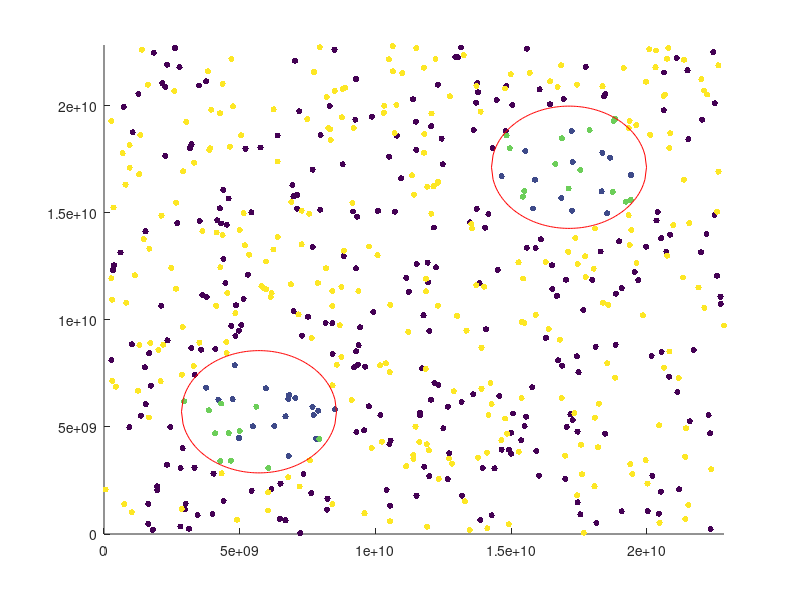

MATLAB code for this plot: (Note: this script raises an error after producing the figure.)
clearvars 
close all

h = figure;
axis tight manual % this ensures that getframe() returns a consistent size
filename = 'testAnimated2d.gif';


dE=0;
dKE=0;
dUE=0;
dxmom=0;
dymom=0;
iterations=0;

L=1*2.284*10^10;%Length
e0=1;%Epsilon Naught
k=1.68637205*10^-10;
DT=.001*2.284*10^10;%DeltaT
NT=200;%Iterations
NTOUT=25;%Not used???
NG=15;%Number of Grid Points
nden=10000;

N=600;%Number of Particles
me=nden/N;%Mass of electron
mp=nden/N;%mass of proton
e=nden/N;%electron charge
WP=1;
QM=N*e;
V0=0.2;
VXT=0.0;
VYT=0.0;
XP1=1;
YP1=1;
VX1=0.0;
VY1=0.0;
mode=1;
Q=N*e/L^2;%WP^2/(QM*N/L);
rho_back=0;%Q*N/L^2;
dx=L/NG;%Delta X
BoundIter=1;
acc=.9999999;





% initial loading for the 2 Stream instability
%xp=linspace(0,L-L/N,N)';
%xp=linspace(0,L/2,N)';
xp=L*rand(N,1);
%yp=linspace(0,L-L/N,N)';
%yp=L*rand(N,1)/2;
yp=L*rand(N,1);
%xp=[0;L/2]
%yp=[.05+L/2;.05+L/2]

Temp=10000000000000;
Con=me/k/Temp;
randvtot=(-2*log((1-rand(N,1)))/Con).^.5;
randang=2*pi*rand(N,1);
vxp=randvtot.*cos(randang);
vyp=randvtot.*sin(randang);
pm=[1:N]';
pm=1-2*mod(pm,2);
vxp=vxp;%+pm.*V0;
vyp=vyp;%+pm.*V0;
% Perturbation
vxp=vxp+VX1*sin(2*pi*xp/L*mode);
vyp=vyp+VY1*sin(2*pi*yp/L*mode);

massmat=mp*ones(1,N);
for n=1:N
    if n<N/2+1
        massmat(n)=me;
    end
end

p=1:N;p=[p p;p p];
v=acc*ones(NG^2,1);
v1=ones(NG^2,1);
Poisson=-4*diag(v1)+diag(v(1:NG^2-1),1)+diag(v(1:NG^2-1),-1)+diag(v(1:NG^2-NG),-NG)+diag(v(1:NG^2-NG),NG);
Poisson=Poisson+diag(v(1:NG),NG^2-NG)+diag(v(1:NG),-NG^2+NG);


for i=1:NG
    Poisson=Poisson+full(sparse(NG*i,NG*i-NG+1,acc,NG^2,NG^2))+full(sparse(NG*i-NG+1,NG*i,acc,NG^2,NG^2));
end
for i=1:(NG-1)
    Poisson=Poisson-full(sparse(NG*i,NG*i+1,acc,NG^2,NG^2))-full(sparse(NG*i+1,NG*i,acc,NG^2,NG^2));
end

Ex=zeros(NG^2,1);
Ey=zeros(NG^2,1);
xmom=zeros(NT,1);
ymom=zeros(NT,1);
totEn=zeros(NT,1);
totUEn=zeros(NT,1);
totKEn=zeros(NT,1);
UdUE=zeros(NT,1);
LdUE=zeros(NT,1);


%sphere1
sxc1=L/4;
syc1=L/4;
sr1=L/8;
vsx1=0;
vsy1=0;


sx1=[sxc1-sr1:2*sr1/100:sxc1+sr1];
sy1=(sr1.^2-(sx1-sxc1).^2).^(1/2)+syc1;
nsy1=-(sr1.^2-(sx1-sxc1).^2).^(1/2)+syc1;

%sphere2
sxc2=3*L/4;
syc2=3*L/4;
sr2=L/8;
vsx2=0;
vsy2=0;

sx2=[sxc2-sr2:2*sr2/100:sxc2+sr2];
sy2=(sr2.^2-(sx2-sxc2).^2).^(1/2)+syc2;
nsy2=-(sr2.^2-(sx2-sxc2).^2).^(1/2)+syc2;

In1=(((xp-sxc1).^2+(yp-syc1).^2)<sr1^2);
In2=(((xp-sxc2).^2+(yp-syc2).^2)<sr2^2);

%color
c1=[linspace(1,1,N/2)];
c1(In1(1:N/2))=3;
c1(In2(1:N/2))=3;
c2=[linspace(10,10,N/2)];
c2(In1(N/2+1:N))=8;
c2(In2(N/2+1:N))=8;
c=[c1 c2];
% Main computational cycle
for it=1:NT
% update xp
scatter(xp,yp,20,c,'filled') 

hold on
sx1=[sxc1-sr1:2*sr1/100:sxc1+sr1];
sy1=(sr1.^2-(sx1-sxc1).^2).^(1/2)+syc1;
nsy1=-(sr1.^2-(sx1-sxc1).^2).^(1/2)+syc1;
sx2=[sxc2-sr2:2*sr2/100:sxc2+sr2];
sy2=real((sr2.^2-(sx2-sxc2).^2).^(1/2)+syc2);
nsy2=real(-(sr2.^2-(sx2-sxc2).^2).^(1/2)+syc2);
plot(sx1,sy1,'r')
plot(sx1,nsy1,'r')
plot(sx2,sy2,'r')
plot(sx2,nsy2,'r')
axis([0 L 0 L])
%plot([Ex1(5,1:10) Ex1(5,1:10)])



%hold off;

%Cone=me/k/Temp;
%Conp=mp/k/Temp;
%xtemp=[0:.04:2];
%ytemp=N*.04*Cone*xtemp.*exp(-Cone*xtemp.^2/2);
%vtot=[(vxp(1:N).^2+vyp(1:N).^2).^.5;4];
%histogram([vtot;.4],100)
%axis([0 2 0 N/5])
%hold on;
%plot(xtemp,ytemp)
    drawnow 
      % Capture the plot as an image 
      frame = getframe(h); 
      im = frame2im(frame); 
      [imind,cm] = rgb2ind(im,256); 
      % Write to the GIF File 
      if it == 1 
          imwrite(imind,cm,filename,'gif', 'Loopcount',inf); 
      else 
          imwrite(imind,cm,filename,'gif','WriteMode','append'); 
      end 
hold off
xp=xp+vxp*DT;
yp=yp+vyp*DT;
% apply bc on the particle positions
for n=1:BoundIter
out=(xp<0); 
xp(out)=xp(out)+L;
out=(xp>=L);
xp(out)=xp(out)-L;
out=(yp<0); 
yp(out)=yp(out)+L;
out=(yp>=L);
yp(out)=yp(out)-L;
end
%Apply Sphere Bounce
out=(((xp-sxc1).^2+(yp-syc1).^2)<sr1^2);
out=xor(out,In1);
dfc=(((xp-sxc1).^2+(yp-syc1).^2)).^.5;
vxptemp(out)=vxp(out)-2*(vxp(out).*(xp(out)-sxc1)+vyp(out).*(yp(out)-syc1)).*(xp(out)-sxc1)./(dfc(out).^2);
vyptemp(out)=vyp(out)-2*(vxp(out).*(xp(out)-sxc1)+vyp(out).*(yp(out)-syc1)).*(yp(out)-syc1)./(dfc(out).^2);
vxp(out)=vxptemp(out);
vyp(out)=vyptemp(out);
xp(out)=xp(out)+2*(sr1-dfc(out)).*(xp(out)-sxc1)./dfc(out);
yp(out)=yp(out)+2*(sr1-dfc(out)).*(yp(out)-syc1)./dfc(out);

out=(((xp-sxc2).^2+(yp-syc2).^2)<sr2^2);
out=xor(out,In2);
dfc=(((xp-sxc2).^2+(yp-syc2).^2)).^.5;
vxptemp(out)=vxp(out)-2*(vxp(out).*(xp(out)-sxc2)+vyp(out).*(yp(out)-syc2)).*(xp(out)-sxc2)./(dfc(out).^2);
vyptemp(out)=vyp(out)-2*(vxp(out).*(xp(out)-sxc2)+vyp(out).*(yp(out)-syc2)).*(yp(out)-syc2)./(dfc(out).^2);
vxp(out)=vxptemp(out);
vyp(out)=vyptemp(out);
xp(out)=xp(out)+2*(sr2-dfc(out)).*(xp(out)-sxc2)./dfc(out);
yp(out)=yp(out)+2*(sr2-dfc(out)).*(yp(out)-syc2)./dfc(out);

% projection p->g
g1=cat(2,ceil(xp/dx-.5),ceil(yp/dx-.5));%put on grid points
g=[g1;g1+1];%put on grid points
%fraz1=1-abs(xp/dx-g1+.5);%weighting
%fraz=[fraz1;1-fraz1]%weighting
fraz1=((1-abs(xp/dx-g1(1:N,1)+.5))'*diag((1-abs(yp/dx-g1(1:N,2)+.5))'))';
fraz2=((abs(xp/dx-g1(1:N,1)+.5))'*diag((1-abs(yp/dx-g1(1:N,2)+.5))'))';
fraz3=((1-abs(xp/dx-g1(1:N,1)+.5))'*diag((abs(yp/dx-g1(1:N,2)+.5))'))';
fraz4=((abs(xp/dx-g1(1:N,1)+.5))'*diag((abs(yp/dx-g1(1:N,2)+.5))'))';
fraz=[fraz1 fraz2;fraz3 fraz4];

% apply bc on the projection
for n=1:BoundIter
out=(g<1);
g(out)=g(out)+NG;
out=(g>NG);
g(out)=g(out)-NG;
end

for n=1:N
    if n==1
        weight=sparse([index2(g(1,1),g(1,2),NG) index2(g(1,1),g(N+1,2),NG) index2(g(N+1,1),g(1,2),NG) index2(g(N+1,1),g(N+1,2),NG)],[1 1 1 1],[fraz1(1) fraz2(1) fraz3(1) fraz4(1)] ,NG^2,N);%matrix stating weights of each particle on each grid point
    else
        weight=weight+sparse([index2(g(n,1),g(n,2),NG) index2(g(n,1),g(N+n,2),NG) index2(g(N+n,1),g(n,2),NG) index2(g(N+n,1),g(N+n,2),NG)],[n n n n],[fraz1(n) fraz2(n) fraz3(n) fraz4(n)],NG^2,N);%matrix stating weights of each particle on each grid point
    end
end


rho=(-((e)*sum(weight(:,1:N/2),2))+((e)*sum(weight(:,N/2+1:N),2)))/dx^2+rho_back;%rho of each grid point
%test=sum(rho1,'all')

% computing fields
Phi=Poisson\(-rho(1:NG^2)*dx^2)/e0;
%Electric Field in x direciton
for n=1:NG^2
        in1=n+NG;
        in2=n-NG;
        if in1>NG^2
            in1=in1-NG^2;
        end
        if in2<1
            in2=in2+NG^2;
        end
        Ex(n)=(Phi(in1)-Phi(in2))/(2*dx);
end


%Electric Field in Y Direction
for n=1:NG^2
        in1=n+1;
        in2=n-1;
        if mod(in1,NG)==1
            in1=in1-NG;
        end
        if mod(in2,NG)==0
            in2=in2+NG;
        end
        Ey(n)=(Phi(in1)-Phi(in2))/(2*dx);
end


% projection q->p and update of vp
for n=1:N/2
    vxp(n)=vxp(n)+sum(weight(:,n).*Ex','all')*e*DT/me;
end
for n=N/2+1:N
    vxp(n)=vxp(n)-sum(weight(:,n).*Ex','all')*e*DT/mp;
end
for n=1:N/2
    vyp(n)=vyp(n)+sum(weight(:,n).*Ey','all')*e*DT/me;
end
for n=N/2+1:N
    vyp(n)=vyp(n)-sum(weight(:,n).*Ey','all')*e*DT/mp;
end

%Momentum test
xmom(it)=sum(massmat*vxp);
ymom(it)=sum(massmat*vyp);

%Energy test

totEn(it)=.5*sum(massmat*(vxp.^2+vyp.^2),'all')+.5*dx^2*e0*sum(Ex.^2+Ey.^2,'all');

totUEn(it)=.5*dx^2*e0*sum(Ex.^2+Ey.^2,'all');


for n=1:NG^2
    in1=n;
    in2=n+1;
    in3=n+NG;
    in4=n+NG+1;
    if mod(n,NG)==0
        in2=in2-NG;
        in4=in4-NG;
    end
    if in3>NG^2
        in3=in3-NG;
        in4=in4-NG;
    end
    findmax=max([Ex(in1)^2+Ey(in1)^2;Ex(in2)^2+Ey(in2)^2;Ex(in3)^2+Ey(in3)^2;Ex(in4)^2+Ey(in4)^2]);
end
UdUE(it)=.5*e0*dx^2*findmax;

for n=1:NG^2
    in1=n;
    in2=n+1;
    in3=n+NG;
    in4=n+NG+1;
    if mod(n,NG)==0
        in2=in2-NG;
        in4=in4-NG;
    end
    if in3>NG^2
        in3=in3-NG;
        in4=in4-NG;
    end
    findmin=min([Ex(in1)^2+Ey(in1)^2;Ex(in2)^2+Ey(in2)^2;Ex(in3)^2+Ey(in3)^2;Ex(in4)^2+Ey(in4)^2]);
end
LdUE(it)=.5*e0*dx^2*findmin;



totKEn(it)=.5*sum(massmat*(vxp.^2+vyp.^2),'all');


it


Temp=(sum(massmat*(vxp.^2+vyp.^2),'all')/N)/2/k;
LD =(e0*totKEn(it)/(4*pi*(nden/L^2)*e^2))^.5;
if .5*LD<dx
    "Error, Mesh not fine enough or not hot enough"
    LD
end
PP=(pi*me*L^2/(N*e^2))^.5;
if .25*PP<DT
    "Error, large time step"
    PP 
end

%CFL Condition
C=DT/dx;
if C>1
    "May be unstable, C>1"
    C
end

end
figure
hold on
plot(totEn)
%plot(dKE+UdUE)
%plot(dKE+LdUE)
plot(totUEn)
plot(totKEn)
%plot(UdUE)
%plot(LdUE)
legend("Energy","Potential","Kinetic")
hold off

figure
hold on
plot(xmom)
plot(ymom)
hold off

figure
plot(totEn)